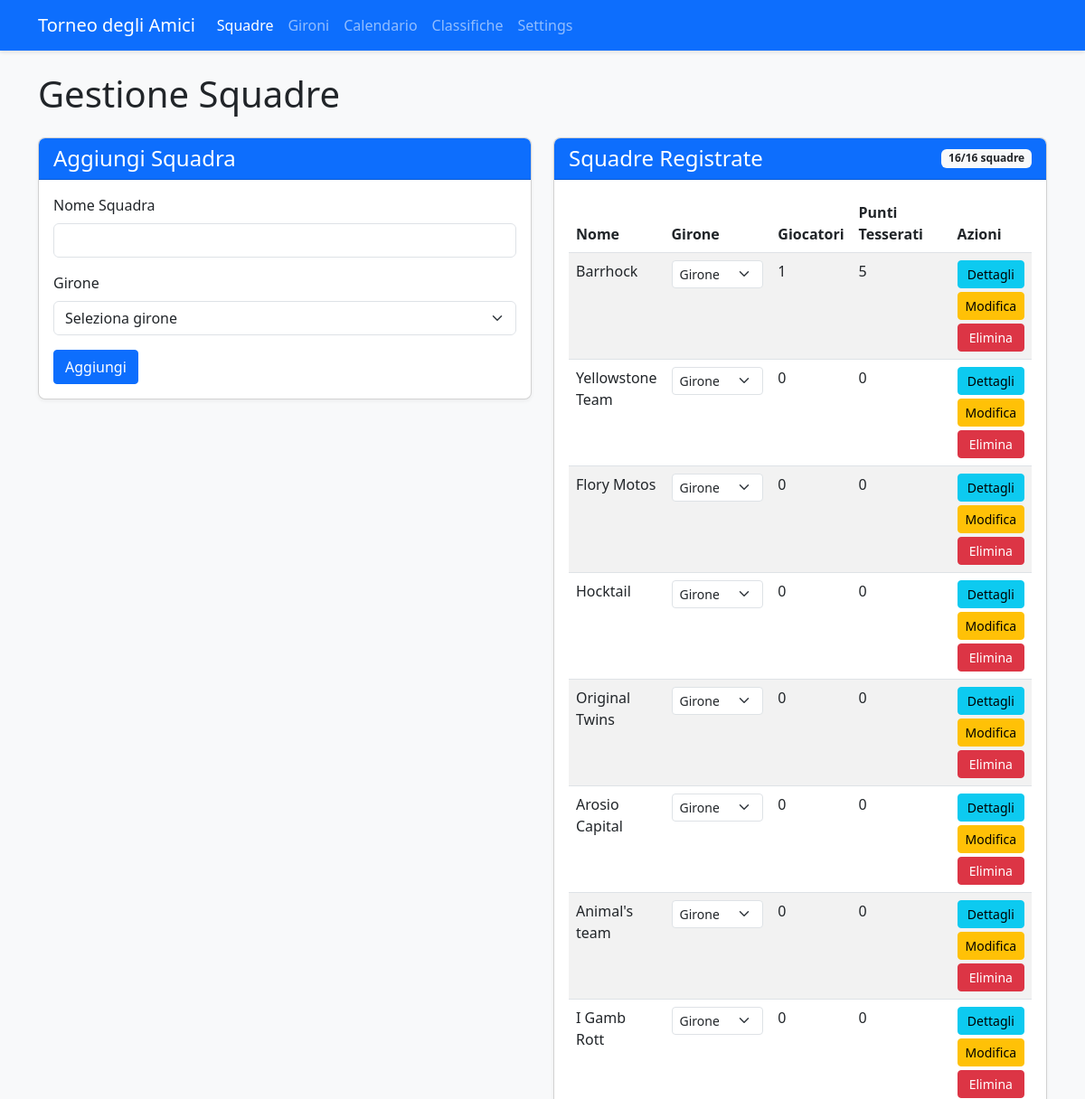
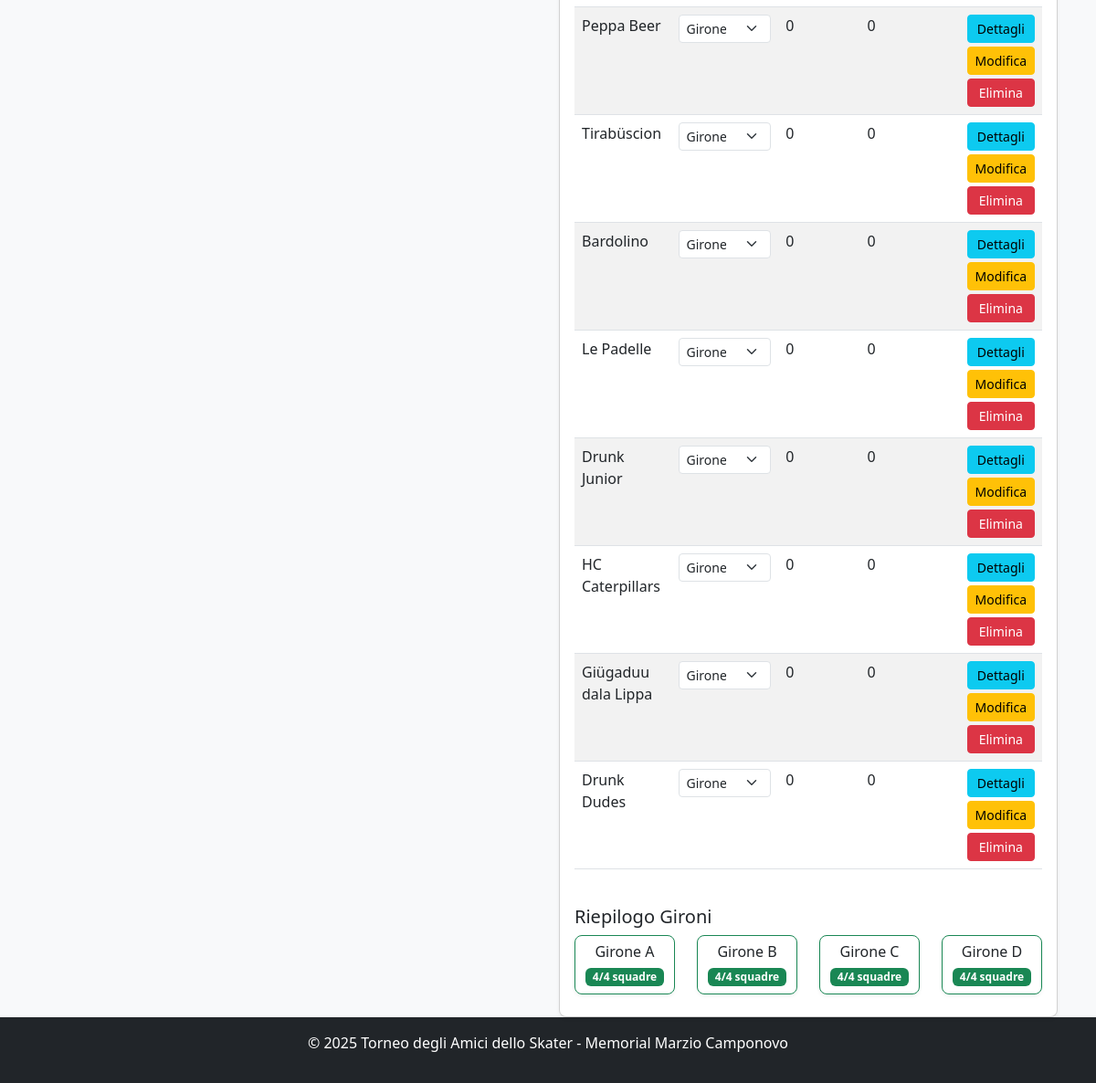
The page /teams on the database its author committed (2 pictures, top to bottom).
### app.py (models this page shows, shortened)
class Team(db.Model):
    id = db.Column(db.Integer, primary_key=True)
    name = db.Column(db.String(100), nullable=False, unique=True)
    group = db.Column(db.String(1))  # A, B, C, or D
    group_order = db.Column(db.Integer, default=0)  # NUOVO CAMPO per l'ordinamento nel girone
    players = db.relationship('Player', backref='team', lazy=True)
    matches = db.relationship(
        'Match',
        primaryjoin="or_(Team.id == Match.team1_id, Team.id == Match.team2_id)",
        lazy=True,
        overlaps="team1,team2"
    )
    wins = db.Column(db.Integer, default=0)
    losses = db.Column(db.Integer, default=0)
    draws = db.Column(db.Integer, default=0)
    goals_for = db.Column(db.Integer, default=0)
    goals_against = db.Column(db.Integer, default=0)
    points = db.Column(db.Integer, default=0)
    @property
    def player_points_total(self):
        return sum(player.registration_points for player in self.players)

class Player(db.Model):
    id = db.Column(db.Integer, primary_key=True)
    name = db.Column(db.String(100), nullable=False)
    team_id = db.Column(db.Integer, db.ForeignKey('team.id'), nullable=False)
    is_registered = db.Column(db.Boolean, default=False)
    category = db.Column(db.String(20))  # LNA/LNB, 1a Lega, 2a Lega, Non tesserato
    goals = db.Column(db.Integer, default=0)
    assists = db.Column(db.Integer, default=0)
    penalties = db.Column(db.Integer, default=0)
    @property
    def registration_points(self):
        if not self.is_registered:
            return 2  # Non tesserato
        points_map = {
            'LNA/LNB': 5,
            '1a Lega': 3,
            '2a Lega': 2
        }
        return points_map.get(self.category, 2)

### app.py (the view)
@app.route('/teams')
def teams():
    teams = Team.query.order_by(Team.group.nulls_last(), Team.group_order, Team.name).all()
    team_count = Team.query.count()
    max_teams = 16
    return render_template('teams.html', teams=teams, team_count=team_count, max_teams=max_teams)

### app.py (called while the page is built, shortened)
def get_tournament_dates():
    try:
        if db.inspect(db.engine).has_table('tournament_settings'):
            settings = TournamentSettings.query.first()
            if settings and settings.qualification_day1:
                return {
                    'qualification_day1': settings.qualification_day1,
                    'qualification_day2': settings.qualification_day2,
                    'quarterfinals_ml': settings.quarterfinals_ml_date,
                    'quarterfinals_bl': settings.quarterfinals_bl_date,
                    'semifinals_ml': settings.semifinals_ml_date,
                    'semifinals_bl': settings.semifinals_bl_date,
                    'finals': settings.finals_date
                }
    except Exception as e:
        print(f"Errore nel recupero date da settings: {e}")

@app.context_processor
def inject_tournament_dates():
    try:
        formatted_dates = format_tournament_dates()
        return {'tournament_dates': formatted_dates}
    except Exception as e:
        current_year = datetime.now().year
        return {
            'tournament_dates': {
                'qualification_day1': {
                    'date': datetime(current_year, 7, 13).date(),
                    'formatted': f'13/07/{current_year}',
                    'day_name_it': 'Sabato'
                },
                'qualification_day2': {
                    'date': datetime(current_year, 7, 14).date(),
                    'formatted': f'14/07/{current_year}',
                    'day_name_it': 'Domenica'
                }
            }
        }

### templates/teams.html (shortened to what this page needs)
<!DOCTYPE html>
<html lang="it">
<head>
    <link rel="stylesheet" href="https://cdn.jsdelivr.net/npm/bootstrap@5.3.0/dist/css/bootstrap.min.css">
    <link rel="stylesheet" href="{{ url_for('static', filename='style.css') }}">
</head>
<body class="d-flex flex-column min-vh-100">
    <nav class="navbar navbar-expand-lg navbar-dark bg-primary">
        <div class="container">
            <a class="navbar-brand" href="{{ url_for('index') }}">Torneo degli Amici</a>
            <div class="collapse navbar-collapse" id="navbarNav">
                <ul class="navbar-nav">
                    <li class="nav-item">
                        <a class="nav-link active" href="{{ url_for('teams') }}">Squadre</a>
                    </li>
                    <li class="nav-item">
                        <a class="nav-link" href="{{ url_for('groups') }}">Gironi</a>
                    </li>
                    <li class="nav-item">
                        <a class="nav-link" href="{{ url_for('schedule') }}">Calendario</a>
                    </li>
                    <li class="nav-item">
                        <a class="nav-link" href="{{ url_for('standings') }}">Classifiche</a>
                    </li>
                    <li class="nav-item">
                        <a class="nav-link" href="{{ url_for('settings') }}">Settings</a>
                    </li>
                </ul>
            </div>
        </div>
    </nav>
    <div class="container mt-4">
        <h1>Gestione Squadre</h1>
        <div class="row mt-4">
            <div class="col-md-6">
                <div class="card">
                    <div class="card-header bg-primary text-white">
                        <h4 class="mb-0">Aggiungi Squadra</h4>
                    </div>
                    <div class="card-body">
                        <form method="post" action="{{ url_for('add_team') }}">
                            <div class="mb-3">
                                <label for="team_name" class="form-label">Nome Squadra</label>
                                <input type="text" class="form-control" id="team_name" name="team_name" required>
                            </div>
                            <div class="mb-3">
                                <label for="group" class="form-label">Girone</label>
                                <select class="form-select" id="group" name="group">
                                    <option value="">Seleziona girone</option>
                                </select>
                            </div>
                            <button type="submit" class="btn btn-primary">Aggiungi</button>
                        </form>
                    </div>
                </div>
            </div>
            <div class="col-md-6">
                <div class="card">
                    <div class="card-header bg-primary text-white d-flex justify-content-between align-items-center">
                        <h4 class="mb-0">Squadre Registrate</h4>
                        <span class="badge bg-light text-dark">
                            {{ team_count }}/{{ max_teams }} squadre
                        </span>
                    </div>
                    <div class="card-body">
                        {% if teams %}
                            <div class="table-responsive">
                                <table class="table table-striped">
                                    <thead>
                                        <tr>
                                            <th>Nome</th>
                                            <th width="140">Girone</th>
                                            <th width="80">Giocatori</th>
                                            <th width="120">Punti Tesserati</th>
                                            <th>Azioni</th>
                                        </tr>
                                    </thead>
                                    <tbody>
                                        {% for team in teams %}
                                            <tr>
                                                <td>{{ team.name }}</td>
                                                <td>
                                                    <form method="post" action="{{ url_for('update_team_group', team_id=team.id) }}" class="d-inline">
                                                        <div class="input-group input-group-sm">
                                                            <select class="form-select form-select-sm girone-select" name="group" onchange="this.form.submit()">
                                                                <option value="A" {% if team.group == 'A' %}selected{% endif %}>Girone A</option>
                                                                <option value="B" {% if team.group == 'B' %}selected{% endif %}>Girone B</option>
                                                                <option value="C" {% if team.group == 'C' %}selected{% endif %}>Girone C</option>
                                                                <option value="D" {% if team.group == 'D' %}selected{% endif %}>Girone D</option>
                                                            </select>
                                                        </div>
                                                    </form>
                                                </td>
                                                <td>{{ team.players|length }}</td>
                                                <td>
                                                    {{ team.player_points_total }}
                                                </td>
                                                <td>
                                                    <div class="d-grid gap-1">
                                                        <a href="{{ url_for('team_detail', team_id=team.id) }}" class="btn btn-sm btn-info">Dettagli</a>
                                                        <a href="{{ url_for('edit_team', team_id=team.id) }}" class="btn btn-sm btn-warning">Modifica</a>
                                                        <button type="button" class="btn btn-sm btn-danger" onclick="deleteTeam('{{ team.id }}', '{{ team.name }}')">Elimina</button>
                                                    </div>
                                                </td>
                                            </tr>
                                        {% endfor %}
                                    </tbody>
                                </table>
                            </div>
                            <div class="mt-4">
                                <h5>Riepilogo Gironi</h5>
                                <div class="row">
                                    {% for group in ['A', 'B', 'C', 'D'] %}
                                        {% set group_teams = teams | selectattr("group", "equalto", group) | list %}
                                        <div class="col-md-3 mb-2">
                                            <div class="card {% if group_teams|length == 4 %}border-success{% elif group_teams|length > 4 %}border-danger{% else %}border-warning{% endif %}">
                                                <div class="card-body text-center p-2">
                                                    <h6 class="card-title mb-1">Girone {{ group }}</h6>
                                                    <span class="badge {% if group_teams|length == 4 %}bg-success{% elif group_teams|length > 4 %}bg-danger{% else %}bg-warning{% endif %}">
                                                        {{ group_teams|length }}/4 squadre
                                                    </span>
                                                </div>
                                            </div>
                                        </div>
                                    {% endfor %}
                                </div>
                            </div>
                        {% else %}
                            <p>Nessuna squadra registrata.</p>
                        {% endif %}
                    </div>
                </div>
            </div>
        </div>
    </div>
    <footer class="bg-dark text-white py-3 mt-auto">
        <div class="container text-center">
            <p>© 2025 Torneo degli Amici dello Skater - Memorial Marzio Camponovo</p>
        </div>
    </footer>
</body>
</html>

### static/style.css (style rules this page uses)
body { font-family: "Segoe UI", Tahoma, Geneva, Verdana, sans-serif; background-color: #f8f9fa; }
.navbar { box-shadow: 0 2px 4px rgba(0, 0, 0, 0.1); }
.card { box-shadow: 0 2px 4px rgba(0, 0, 0, 0.05); border-radius: 8px; overflow: hidden; }
.card-header { font-weight: 600; }
.table th { font-weight: 600; }
.btn { border-radius: 4px; }
footer { margin-top: 2rem; }

### rows shown on the page
Team: name "Barrhock", group "Girone A", players|length "1", player_points_total "5"
Team: name "Yellowstone Team", group "Girone A", players|length "0", player_points_total "0"
Team: name "Flory Motos", group "Girone A", players|length "0", player_points_total "0"
Team: name "Hocktail", group "Girone A", players|length "0", player_points_total "0"
Team: name "Original Twins", group "Girone B", players|length "0", player_points_total "0"
Team: name "Arosio Capital", group "Girone B", players|length "0", player_points_total "0"
Team: name "Animal's team", group "Girone B", players|length "0", player_points_total "0"
Team: name "I Gamb Rott", group "Girone B", players|length "0", player_points_total "0"
Team: name "Peppa Beer", group "Girone C", players|length "0", player_points_total "0"
Team: name "Tirabüscion", group "Girone C", players|length "0", player_points_total "0"
Team: name "Bardolino", group "Girone C", players|length "0", player_points_total "0"
Team: name "Le Padelle", group "Girone C", players|length "0", player_points_total "0"
Team: name "Drunk Junior", group "Girone D", players|length "0", player_points_total "0"
Team: name "HC Caterpillars", group "Girone D", players|length "0", player_points_total "0"
Team: name "Giügaduu dala Lippa", group "Girone D", players|length "0", player_points_total "0"
Team: name "Drunk Dudes", group "Girone D", players|length "0", player_points_total "0"

### other values the page prints
{{ team_count }} "16"
{{ max_teams }} "16"
{{ group }} "A" "B" "C" "D"
{{ group_teams|length }} "4" "4" "4" "4"
